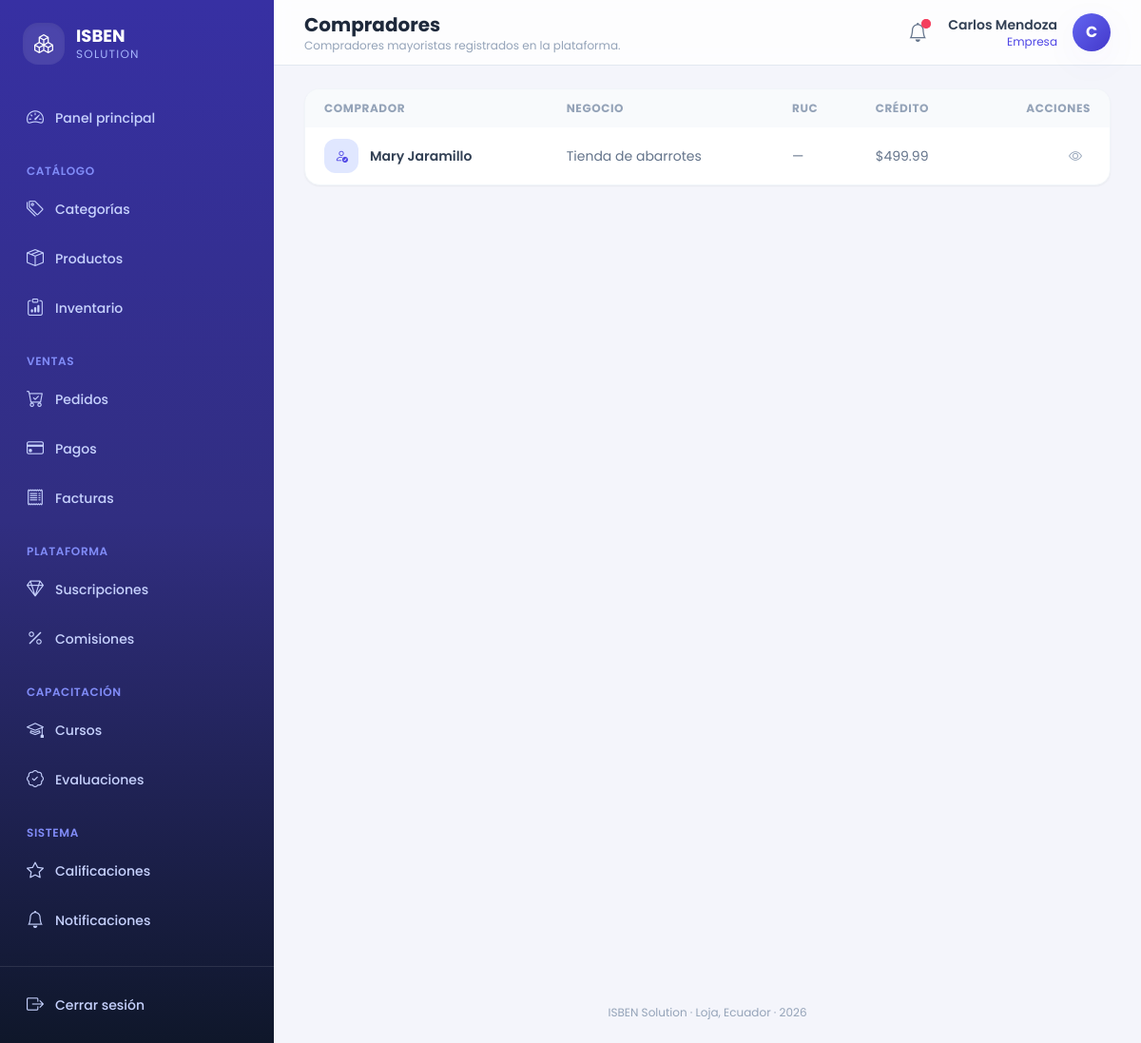
Page /compradores/ (signed in) on the committed database.
### core/models.py (models this page shows, shortened)
class Notificacion(models.Model):
    destinatario  = models.ForeignKey(Usuario, on_delete=models.CASCADE,
                                      related_name='notificaciones')
    tipo          = models.CharField(max_length=20, choices=TIPO_NOTIFICACION)
    titulo        = models.CharField(max_length=200)
    mensaje       = models.TextField()
    leida         = models.BooleanField(default=False)
    fecha_envio   = models.DateTimeField(auto_now_add=True)
    fecha_lectura = models.DateTimeField(null=True, blank=True)
    class Meta:
        ordering = ['-fecha_envio']
        verbose_name = 'Notificación'
        verbose_name_plural = 'Notificaciones'

class Usuario(AbstractUser):
    email    = models.EmailField(unique=True)
    telefono = models.CharField(max_length=20, blank=True)
    rol      = models.CharField(max_length=20, choices=ROL_USUARIO)
    fecha_actualizacion = models.DateTimeField(auto_now=True)
    REQUIRED_FIELDS = ['email', 'rol']
    class Meta:
        verbose_name = 'Usuario'
        verbose_name_plural = 'Usuarios'

class Comprador(models.Model):
    usuario           = models.OneToOneField(Usuario, on_delete=models.CASCADE,
                                             related_name='comprador')
    tipo_negocio      = models.CharField(max_length=100)
    ruc               = models.CharField(max_length=13, blank=True)
    direccion_entrega = models.TextField()
    limite_credito    = models.DecimalField(max_digits=12, decimal_places=2, default=0)
    calificacion_promedio = models.FloatField(default=0.0)
    class Meta:
        verbose_name = 'Comprador'
        verbose_name_plural = 'Compradores'

### core/views.py (the view)
# urls.py: path('compradores/', views.lista_compradores, name='lista_compradores'),
@rol_requerido('administrador', 'empresa', 'vendedor')
def lista_compradores(request):
    compradores = Comprador.objects.select_related('usuario').order_by('usuario__first_name')
    q = request.GET.get('q', '').strip()
    if q:
        compradores = compradores.filter(
            Q(usuario__first_name__icontains=q) | Q(usuario__last_name__icontains=q) |
            Q(tipo_negocio__icontains=q)
        )
    return render(request, 'core/compradores/lista.html', {'compradores': _paginar(request, compradores)})

### core/context_processors.py (called while the page is built)
def notificaciones(request):
    if request.user.is_authenticated:
        return {
            'notificaciones_no_leidas_global': request.user.notificaciones.filter(leida=False).count(),
        }
    return {}

### core/views.py (called while the page is built)
def _paginar(request, queryset, por_pagina=10):
    return Paginator(queryset, por_pagina).get_page(request.GET.get('page'))

### core/templates/core/compradores/lista.html (shortened to what this page needs)
{% extends 'core/master.html' %}
{% block header_title %}Compradores{% endblock %}
{% block header_subtitle %}Compradores mayoristas registrados en la plataforma.{% endblock %}
{% block content %}
<div class="overflow-hidden rounded-2xl border border-slate-100 bg-white shadow-sm">
  <div class="overflow-x-auto">
    <table class="w-full text-left text-sm">
      <thead class="bg-slate-50 text-xs uppercase tracking-wider text-slate-400">
        <tr>
          <th class="px-5 py-3">Comprador</th>
          <th class="px-5 py-3">Negocio</th>
          <th class="px-5 py-3">RUC</th>
          <th class="px-5 py-3">Crédito</th>
          <th class="px-5 py-3 text-right">Acciones</th>
        </tr>
      </thead>
      <tbody class="divide-y divide-slate-100">
        {% for comprador in compradores %}
        <tr class="transition hover:bg-brand-50/40">
          <td class="px-5 py-3">
            <div class="flex items-center gap-3">
              <div class="grid h-9 w-9 place-items-center rounded-xl bg-brand-100 text-brand-600"><i class="bi bi-person-check"></i></div>
              <p class="font-semibold text-slate-700">{{ comprador.usuario.get_full_name }}</p>
            </div>
          </td>
          <td class="px-5 py-3 text-slate-500">{{ comprador.tipo_negocio }}</td>
          <td class="px-5 py-3 text-slate-500">{{ comprador.ruc|default:"—" }}</td>
          <td class="px-5 py-3 text-slate-500">${{ comprador.limite_credito }}</td>
          <td class="px-5 py-3">
            <div class="flex justify-end gap-2">
              <a href="{% url 'detalle_comprador' comprador.pk %}" class="grid h-8 w-8 place-items-center rounded-lg text-slate-400 hover:bg-slate-100 hover:text-brand-600"><i class="bi bi-eye"></i></a>
            </div>
          </td>
        </tr>
        {% empty %}
        <tr><td colspan="5" class="px-5 py-10 text-center text-slate-400"><i class="bi bi-inbox mb-2 block text-3xl"></i> No hay compradores registrados.</td></tr>
        {% endfor %}
      </tbody>
    </table>
  </div>
</div>
{% endblock %}

### core/templates/core/master.html (shortened to what this page needs)
{% load static %}
<!DOCTYPE html>
<html lang="es">
<head>
<script src="https://cdn.tailwindcss.com"></script>
<link rel="stylesheet" href="https://cdn.jsdelivr.net/npm/bootstrap-icons@1.11.3/font/bootstrap-icons.min.css">
<link rel="stylesheet" href="{% static 'core/css/estilos.css' %}">
</head>
<body class="font-sans text-slate-700 antialiased" x-data="{ sidebarOpen: false }">
{% if user.is_authenticated %}
<div class="flex min-h-screen">
  <aside
    class="fixed inset-y-0 left-0 z-40 w-72 transform bg-gradient-to-b from-brand-800 via-brand-900 to-slate-900 text-indigo-100 transition-transform duration-300 lg:static lg:translate-x-0"
    :class="sidebarOpen ? 'translate-x-0' : '-translate-x-full'">
    <div class="flex h-full flex-col">
      <div class="flex items-center gap-3 px-6 py-6">
        <div class="flex h-11 w-11 items-center justify-center rounded-2xl bg-white/10 text-xl font-bold text-white shadow-inner">
          <i class="bi bi-boxes"></i>
        </div>
        <div>
          <p class="text-lg font-bold leading-tight text-white">ISBEN</p>
          <p class="text-xs uppercase tracking-widest text-indigo-300">Solution</p>
        </div>
      </div>
      <nav class="mt-2 flex-1 space-y-6 overflow-y-auto px-4 pb-6">
        <div>
          <a href="{% url 'inicio' %}"
             class="group relative flex items-center gap-3 rounded-xl px-3 py-2.5 text-sm font-medium transition {% if request.resolver_match.url_name == 'inicio' %}bg-white/10 text-white shadow-soft{% else %}text-indigo-200 hover:translate-x-0.5 hover:bg-white/5 hover:text-white{% endif %}">
            <i class="bi bi-speedometer2 text-lg"></i> Panel principal
          </a>
        </div>
        <div>
          <p class="px-3 pb-2 text-xs font-semibold uppercase tracking-wider text-indigo-400">Catálogo</p>
          <div class="space-y-1">
            {% include 'core/partials/_nav_link.html' with url_name='lista_categorias' icon='bi-tags' label='Categorías' %}
            {% include 'core/partials/_nav_link.html' with url_name='lista_productos' icon='bi-box-seam' label='Productos' %}
            {% if user.rol in 'empresa,administrador' %}
              {% include 'core/partials/_nav_link.html' with url_name='lista_inventario' icon='bi-clipboard-data' label='Inventario' %}
            {% endif %}
          </div>
        </div>
        <div>
          <p class="px-3 pb-2 text-xs font-semibold uppercase tracking-wider text-indigo-400">Ventas</p>
          <div class="space-y-1">
            {% include 'core/partials/_nav_link.html' with url_name='lista_pedidos' icon='bi-cart-check' label='Pedidos' %}
            {% include 'core/partials/_nav_link.html' with url_name='lista_pagos' icon='bi-credit-card' label='Pagos' %}
            {% include 'core/partials/_nav_link.html' with url_name='lista_facturas' icon='bi-receipt' label='Facturas' %}
          </div>
        </div>
        {% if user.rol == 'administrador' or user.rol == 'empresa' %}
        <div>
          <p class="px-3 pb-2 text-xs font-semibold uppercase tracking-wider text-indigo-400">Plataforma</p>
          <div class="space-y-1">
            {% include 'core/partials/_nav_link.html' with url_name='lista_suscripciones' icon='bi-gem' label='Suscripciones' %}
            {% include 'core/partials/_nav_link.html' with url_name='lista_comisiones' icon='bi-percent' label='Comisiones' %}
          </div>
        </div>
        {% endif %}
        <div>
          <p class="px-3 pb-2 text-xs font-semibold uppercase tracking-wider text-indigo-400">Capacitación</p>
          <div class="space-y-1">
            {% include 'core/partials/_nav_link.html' with url_name='lista_cursos' icon='bi-mortarboard' label='Cursos' %}
            {% include 'core/partials/_nav_link.html' with url_name='lista_evaluaciones' icon='bi-patch-check' label='Evaluaciones' %}
          </div>
        </div>
        <div>
          <p class="px-3 pb-2 text-xs font-semibold uppercase tracking-wider text-indigo-400">Sistema</p>
          <div class="space-y-1">
            {% include 'core/partials/_nav_link.html' with url_name='lista_calificaciones' icon='bi-star' label='Calificaciones' %}
            {% include 'core/partials/_nav_link.html' with url_name='lista_notificaciones' icon='bi-bell' label='Notificaciones' %}
          </div>
        </div>
      </nav>
      <div class="border-t border-white/10 p-4">
        <form action="{% url 'logout' %}" method="post">
          <button type="submit" class="flex w-full items-center gap-3 rounded-xl px-3 py-2.5 text-sm font-medium text-indigo-200 transition hover:bg-white/5 hover:text-white">
            <i class="bi bi-box-arrow-right text-lg"></i> Cerrar sesión
          </button>
        </form>
      </div>
    </div>
  </aside>
  <div class="flex min-h-screen flex-1 flex-col lg:pl-0">
    <header class="sticky top-0 z-20 flex items-center justify-between gap-4 border-b border-slate-200 bg-white/80 px-4 py-3 backdrop-blur lg:px-8">
      <div class="flex items-center gap-3">
        <div>
          <h1 class="text-lg font-bold text-slate-800 lg:text-xl">{% block header_title %}{% endblock %}</h1>
          <p class="hidden text-xs text-slate-400 sm:block">{% block header_subtitle %}Gestiona tu operación mayorista desde un solo lugar.{% endblock %}</p>
        </div>
      </div>
      <div class="flex items-center gap-3">
        <a href="{% url 'lista_notificaciones' %}" class="relative grid h-10 w-10 place-items-center rounded-xl text-slate-500 transition hover:bg-slate-100 hover:text-brand-600" title="Notificaciones">
          <i class="bi bi-bell text-xl"></i>
          {% if notificaciones_no_leidas_global %}
          <span class="absolute right-1.5 top-1.5 flex h-2.5 w-2.5">
            <span class="relative inline-flex h-2.5 w-2.5 rounded-full bg-rose-500"></span>
          </span>
          {% endif %}
        </a>
        <div class="flex items-center gap-4" x-data="{ open: false }">
          <div class="hidden text-right sm:block">
            <p class="text-sm font-semibold text-slate-700">{{ user.get_full_name|default:user.username }}</p>
            <p class="text-xs capitalize text-brand-600">{{ user.get_rol_display }}</p>
          </div>
          <button @click="open = !open" class="grid h-10 w-10 place-items-center rounded-full bg-gradient-to-br from-brand-500 to-brand-700 font-bold text-white shadow-soft transition hover:shadow-lg">
            {{ user.first_name|slice:":1"|upper|default:user.username|slice:":1"|upper }}
          </button>
        </div>
      </div>
    </header>
    <main class="pagina-contenido flex-1 px-4 py-6 lg:px-8">
      {% block content %}{% endblock %}
    </main>
    <footer class="px-4 py-6 text-center text-xs text-slate-400 lg:px-8">
      ISBEN Solution &middot; Loja, Ecuador &middot; {% now "Y" %}
    </footer>
  </div>
</div>
{% else %}
  {% block auth_content %}{% endblock %}
{% endif %}
</body>
</html>

### core/templates/core/partials/_nav_link.html (shortened to what this page needs)
{% url url_name as nav_url %}
<a href="{{ nav_url }}"
   class="group relative flex items-center gap-3 rounded-xl px-3 py-2.5 text-sm font-medium transition {% if request.resolver_match.url_name == url_name %}bg-white/10 text-white shadow-soft{% else %}text-indigo-200 hover:translate-x-0.5 hover:bg-white/5 hover:text-white{% endif %}">
  <i class="bi {{ icon }} text-lg"></i> {{ label }}
</a>

### core/templates/core/master.html (style rules this page uses)
body { background: #f4f5fb; }
main.pagina-contenido { animation: fadeInUp 0.35s ease-out; }
a, button { -webkit-tap-highlight-color: transparent; }

### rows in the picture
Notificacion: tipo "Inventario"
Usuario: get_full_name "Carlos Mendoza", rol "Empresa", first_name "C"
Comprador: usuario.get_full_name "Mary Jaramillo", tipo_negocio "Tienda de abarrotes", ruc "—", limite_credito "499.99"

### other values in the picture
{{ label }} "Categorías Productos Pedidos Pagos Facturas Suscripciones Comisiones Cursos Evaluaciones Calificaciones Notificaciones"
